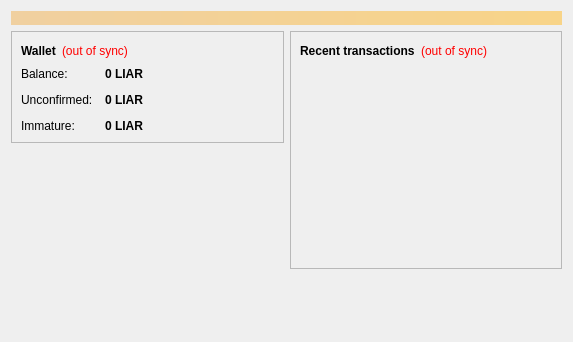
<?xml version="1.0" encoding="UTF-8"?>
<ui version="4.0">
 <class>OverviewPage</class>
 <widget class="QWidget" name="OverviewPage">
  <property name="geometry">
   <rect>
    <x>0</x>
    <y>0</y>
    <width>573</width>
    <height>342</height>
   </rect>
  </property>
  <property name="windowTitle">
   <string>Form</string>
  </property>
  <layout class="QVBoxLayout" name="topLayout">
   <item>
    <widget class="QLabel" name="labelAlerts">
     <property name="visible">
      <bool>false</bool>
     </property>
     <property name="styleSheet">
      <string notr="true">background-color: qlineargradient(x1: 0, y1: 0, x2: 1, y2: 0, stop:0 #F0D0A0, stop:1 #F8D488); color:#000000;</string>
     </property>
     <property name="wordWrap">
      <bool>true</bool>
     </property>
     <property name="margin">
      <number>3</number>
     </property>
    </widget>
   </item>
   <item>
    <layout class="QHBoxLayout" name="horizontalLayout" stretch="1,1">
     <item>
      <layout class="QVBoxLayout" name="verticalLayout_2">
       <item>
        <widget class="QFrame" name="frame">
         <property name="frameShape">
          <enum>QFrame::StyledPanel</enum>
         </property>
         <property name="frameShadow">
          <enum>QFrame::Raised</enum>
         </property>
         <layout class="QVBoxLayout" name="verticalLayout_4">
          <item>
           <layout class="QHBoxLayout" name="horizontalLayout_4">
            <item>
             <widget class="QLabel" name="label_5">
              <property name="font">
               <font>
                <weight>75</weight>
                <bold>true</bold>
               </font>
              </property>
              <property name="text">
               <string>Wallet</string>
              </property>
             </widget>
            </item>
            <item>
             <widget class="QLabel" name="labelWalletStatus">
              <property name="toolTip">
               <string>The displayed information may be out of date. Your wallet automatically synchronizes with the Liarcoin network after a connection is established, but this process has not completed yet.</string>
              </property>
              <property name="styleSheet">
               <string notr="true">QLabel { color: red; }</string>
              </property>
              <property name="text">
               <string notr="true">(out of sync)</string>
              </property>
              <property name="alignment">
               <set>Qt::AlignLeading|Qt::AlignLeft|Qt::AlignVCenter</set>
              </property>
             </widget>
            </item>
            <item>
             <spacer name="horizontalSpacer_2">
              <property name="orientation">
               <enum>Qt::Horizontal</enum>
              </property>
              <property name="sizeHint" stdset="0">
               <size>
                <width>40</width>
                <height>20</height>
               </size>
              </property>
             </spacer>
            </item>
           </layout>
          </item>
          <item>
           <layout class="QFormLayout" name="formLayout_2">
            <property name="fieldGrowthPolicy">
             <enum>QFormLayout::AllNonFixedFieldsGrow</enum>
            </property>
            <property name="horizontalSpacing">
             <number>12</number>
            </property>
            <property name="verticalSpacing">
             <number>12</number>
            </property>
            <item row="0" column="0">
             <widget class="QLabel" name="label">
              <property name="text">
               <string>Balance:</string>
              </property>
             </widget>
            </item>
            <item row="0" column="1">
             <widget class="QLabel" name="labelBalance">
              <property name="font">
               <font>
                <weight>75</weight>
                <bold>true</bold>
               </font>
              </property>
              <property name="cursor">
               <cursorShape>IBeamCursor</cursorShape>
              </property>
              <property name="toolTip">
               <string>Your current balance</string>
              </property>
              <property name="text">
               <string notr="true">0 LIAR</string>
              </property>
              <property name="textInteractionFlags">
               <set>Qt::LinksAccessibleByMouse|Qt::TextSelectableByKeyboard|Qt::TextSelectableByMouse</set>
              </property>
             </widget>
            </item>
            <item row="1" column="0">
             <widget class="QLabel" name="label_3">
              <property name="text">
               <string>Unconfirmed:</string>
              </property>
             </widget>
            </item>
            <item row="1" column="1">
             <widget class="QLabel" name="labelUnconfirmed">
              <property name="font">
               <font>
                <weight>75</weight>
                <bold>true</bold>
               </font>
              </property>
              <property name="cursor">
               <cursorShape>IBeamCursor</cursorShape>
              </property>
              <property name="toolTip">
               <string>Total of transactions that have yet to be confirmed, and do not yet count toward the current balance</string>
              </property>
              <property name="text">
               <string notr="true">0 LIAR</string>
              </property>
              <property name="textInteractionFlags">
               <set>Qt::LinksAccessibleByMouse|Qt::TextSelectableByKeyboard|Qt::TextSelectableByMouse</set>
              </property>
             </widget>
            </item>
            <item row="2" column="0">
             <widget class="QLabel" name="labelImmatureText">
              <property name="text">
               <string>Immature:</string>
              </property>
             </widget>
            </item>
            <item row="2" column="1">
             <widget class="QLabel" name="labelImmature">
              <property name="font">
               <font>
                <weight>75</weight>
                <bold>true</bold>
               </font>
              </property>
              <property name="toolTip">
               <string>Mined balance that has not yet matured</string>
              </property>
              <property name="text">
               <string notr="true">0 LIAR</string>
              </property>
              <property name="textInteractionFlags">
               <set>Qt::LinksAccessibleByMouse|Qt::TextSelectableByKeyboard|Qt::TextSelectableByMouse</set>
              </property>
             </widget>
            </item>
           </layout>
          </item>
         </layout>
        </widget>
       </item>
       <item>
        <spacer name="verticalSpacer">
         <property name="orientation">
          <enum>Qt::Vertical</enum>
         </property>
         <property name="sizeHint" stdset="0">
          <size>
           <width>20</width>
           <height>40</height>
          </size>
         </property>
        </spacer>
       </item>
      </layout>
     </item>
     <item>
      <layout class="QVBoxLayout" name="verticalLayout_3">
       <item>
        <widget class="QFrame" name="frame_2">
         <property name="frameShape">
          <enum>QFrame::StyledPanel</enum>
         </property>
         <property name="frameShadow">
          <enum>QFrame::Raised</enum>
         </property>
         <layout class="QVBoxLayout" name="verticalLayout">
          <item>
           <layout class="QHBoxLayout" name="horizontalLayout_2">
            <item>
             <widget class="QLabel" name="label_4">
              <property name="text">
               <string>&lt;b&gt;Recent transactions&lt;/b&gt;</string>
              </property>
             </widget>
            </item>
            <item>
             <widget class="QLabel" name="labelTransactionsStatus">
              <property name="toolTip">
               <string>The displayed information may be out of date. Your wallet automatically synchronizes with the Liarcoin network after a connection is established, but this process has not completed yet.</string>
              </property>
              <property name="styleSheet">
               <string notr="true">QLabel { color: red; }</string>
              </property>
              <property name="text">
               <string notr="true">(out of sync)</string>
              </property>
              <property name="alignment">
               <set>Qt::AlignRight|Qt::AlignTrailing|Qt::AlignVCenter</set>
              </property>
             </widget>
            </item>
            <item>
             <spacer name="horizontalSpacer">
              <property name="orientation">
               <enum>Qt::Horizontal</enum>
              </property>
              <property name="sizeHint" stdset="0">
               <size>
                <width>40</width>
                <height>20</height>
               </size>
              </property>
             </spacer>
            </item>
           </layout>
          </item>
          <item>
           <widget class="QListView" name="listTransactions">
            <property name="styleSheet">
             <string notr="true">QListView { background: transparent; }</string>
            </property>
            <property name="frameShape">
             <enum>QFrame::NoFrame</enum>
            </property>
            <property name="verticalScrollBarPolicy">
             <enum>Qt::ScrollBarAlwaysOff</enum>
            </property>
            <property name="horizontalScrollBarPolicy">
             <enum>Qt::ScrollBarAlwaysOff</enum>
            </property>
            <property name="selectionMode">
             <enum>QAbstractItemView::NoSelection</enum>
            </property>
           </widget>
          </item>
         </layout>
        </widget>
       </item>
       <item>
        <spacer name="verticalSpacer_2">
         <property name="orientation">
          <enum>Qt::Vertical</enum>
         </property>
         <property name="sizeHint" stdset="0">
          <size>
           <width>20</width>
           <height>40</height>
          </size>
         </property>
        </spacer>
       </item>
      </layout>
     </item>
    </layout>
   </item>
  </layout>
 </widget>
 <resources/>
 <connections/>
</ui>
